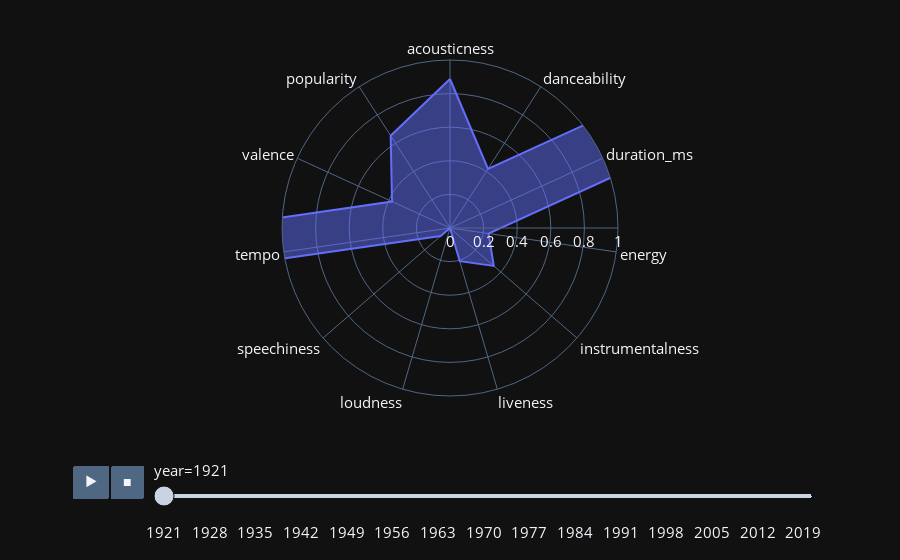

The cell this chart's notebook holds for it:
### Markdown cell above
Compare the characteristics of music every 10 years.

### Code cell
import plotly.express as px

fig = px.line_polar(df_years, r="value",theta="variable",line_close=True,
            animation_frame="year",template="plotly_dark",range_r = (0,1))
fig.update_traces(fill='toself')
fig.update_layout(font_size=15)
fig.show()

### Figure 1 — Plotly figure (JSON) as saved in the notebook; plotly's stock layout.template omitted (floating-point values rounded to 4 significant figures)
{"data": [{"fill": "toself", "hovertemplate": "year=1921<br>value=%{r}<br>variable=%{theta}<extra></extra>", "legendgroup": "", "line": {"color": "#636efa", "dash": "solid"}, "mode": "lines", "name": "", "r": [0.8869, 0.4186, 260500.0, 0.2318, 0.3449, 0.2057, -17.05, 0.07366, 101.5, 0.3793, 0.6533, 0.8869], "showlegend": false, "subplot": "polar", "theta": ["acousticness", "danceability", "duration_ms", "energy", "instrumentalness", "liveness", "loudness", "speechiness", "tempo", "valence", "popularity", "acousticness"], "type": "scatterpolar"}], "layout": {"font": {"size": 15}, "legend": {"tracegroupgap": 0}, "margin": {"t": 60}, "polar": {"angularaxis": {"direction": "clockwise", "rotation": 90}, "domain": {"x": [0, 1], "y": [0, 1]}, "radialaxis": {"range": [0, 1]}}, "sliders": [{"active": 0, "currentvalue": {"prefix": "year="}, "len": 0.9, "pad": {"b": 10, "t": 60}, "steps": [{"args": [["1921"], {"frame": {"duration": 0, "redraw": true}, "fromcurrent": true, "mode": "immediate", "transition": {"duration": 0, "easing": "linear"}}], "label": "1921", "method": "animate"}, {"args": [["1922"], {"frame": {"duration": 0, "redraw": true}, "fromcurrent": true, "mode": "immediate", "transition": {"duration": 0, "easing": "linear"}}], "label": "1922", "method": "animate"}, {"args": [["1923"], {"frame": {"duration": 0, "redraw": true}, "fromcurrent": true, "mode": "immediate", "transition": {"duration": 0, "easing": "linear"}}], "label": "1923", "method": "animate"}, {"args": [["1924"], {"frame": {"duration": 0, "redraw": true}, "fromcurrent": true, "mode": "immediate", "transition": {"duration": 0, "easing": "linear"}}], "label": "1924", "method": "animate"}, {"args": [["1925"], {"frame": {"duration": 0, "redraw": true}, "fromcurrent": true, "mode": "immediate", "transition": {"duration": 0, "easing": "linear"}}], "label": "1925", "method": "animate"}, {"args": [["1926"], {"frame": {"duration": 0, "redraw": true}, "fromcurrent": true, "mode": "immediate", "transition": {"duration": 0, "easing": "linear"}}], "label": "1926", "method": "animate"}, {"args": [["1927"], {"frame": {"duration": 0, "redraw": true}, "fromcurrent": true, "mode": "immediate", "transition": {"duration": 0, "easing": "linear"}}], "label": "1927", "method": "animate"}, {"args": [["1928"], {"frame": {"duration": 0, "redraw": true}, "fromcurrent": true, "mode": "immediate", "transition": {"duration": 0, "easing": "linear"}}], "label": "1928", "method": "animate"}, {"args": [["1929"], {"frame": {"duration": 0, "redraw": true}, "fromcurrent": true, "mode": "immediate", "transition": {"duration": 0, "easing": "linear"}}], "label": "1929", "method": "animate"}, {"args": [["1930"], {"frame": {"duration": 0, "redraw": true}, "fromcurrent": true, "mode": "immediate", "transition": {"duration": 0, "easing": "linear"}}], "label": "1930", "method": "animate"}, {"args": [["1931"], {"frame": {"duration": 0, "redraw": true}, "fromcurrent": true, "mode": "immediate", "transition": {"duration": 0, "easing": "linear"}}], "label": "1931", "method": "animate"}, {"args": [["1932"], {"frame": {"duration": 0, "redraw": true}, "fromcurrent": true, "mode": "immediate", "transition": {"duration": 0, "easing": "linear"}}], "label": "1932", "method": "animate"}, {"args": [["1933"], {"frame": {"duration": 0, "redraw": true}, "fromcurrent": true, "mode": "immediate", "transition": {"duration": 0, "easing": "linear"}}], "label": "1933", "method": "animate"}, {"args": [["1934"], {"frame": {"duration": 0, "redraw": true}, "fromcurrent": true, "mode": "immediate", "transition": {"duration": 0, "easing": "linear"}}], "label": "1934", "method": "animate"}, {"args": [["1935"], {"frame": {"duration": 0, "redraw": true}, "fromcurrent": true, "mode": "immediate", "transition": {"duration": 0, "easing": "linear"}}], "label": "1935", "method": "animate"}, {"args": [["1936"], {"frame": {"duration": 0, "redraw": true}, "fromcurrent": true, "mode": "immediate", "transition": {"duration": 0, "easing": "linear"}}], "label": "1936", "method": "animate"}, {"args": [["1937"], {"frame": {"duration": 0, "redraw": true}, "fromcurrent": true, "mode": "immediate", "transition": {"duration": 0, "easing": "linear"}}], "label": "1937", "method": "animate"}, {"args": [["1938"], {"frame": {"duration": 0, "redraw": true}, "fromcurrent": true, "mode": "immediate", "transition": {"duration": 0, "easing": "linear"}}], "label": "1938", "method": "animate"}, {"args": [["1939"], {"frame": {"duration": 0, "redraw": true}, "fromcurrent": true, "mode": "immediate", "transition": {"duration": 0, "easing": "linear"}}], "label": "1939", "method": "animate"}, {"args": [["1940"], {"frame": {"duration": 0, "redraw": true}, "fromcurrent": true, "mode": "immediate", "transition": {"duration": 0, "easing": "linear"}}], "label": "1940", "method": "animate"}, {"args": [["1941"], {"frame": {"duration": 0, "redraw": true}, "fromcurrent": true, "mode": "immediate", "transition": {"duration": 0, "easing": "linear"}}], "label": "1941", "method": "animate"}, {"args": [["1942"], {"frame": {"duration": 0, "redraw": true}, "fromcurrent": true, "mode": "immediate", "transition": {"duration": 0, "easing": "linear"}}], "label": "1942", "method": "animate"}, {"args": [["1943"], {"frame": {"duration": 0, "redraw": true}, "fromcurrent": true, "mode": "immediate", "transition": {"duration": 0, "easing": "linear"}}], "label": "1943", "method": "animate"}, {"args": [["1944"], {"frame": {"duration": 0, "redraw": true}, "fromcurrent": true, "mode": "immediate", "transition": {"duration": 0, "easing": "linear"}}], "label": "1944", "method": "animate"}, {"args": [["1945"], {"frame": {"duration": 0, "redraw": true}, "fromcurrent": true, "mode": "immediate", "transition": {"duration": 0, "easing": "linear"}}], "label": "1945", "method": "animate"}, {"args": [["1946"], {"frame": {"duration": 0, "redraw": true}, "fromcurrent": true, "mode": "immediate", "transition": {"duration": 0, "easing": "linear"}}], "label": "1946", "method": "animate"}, {"args": [["1947"], {"frame": {"duration": 0, "redraw": true}, "fromcurrent": true, "mode": "immediate", "transition": {"duration": 0, "easing": "linear"}}], "label": "1947", "method": "animate"}, {"args": [["1948"], {"frame": {"duration": 0, "redraw": true}, "fromcurrent": true, "mode": "immediate", "transition": {"duration": 0, "easing": "linear"}}], "label": "1948", "method": "animate"}, {"args": [["1949"], {"frame": {"duration": 0, "redraw": true}, "fromcurrent": true, "mode": "immediate", "transition": {"duration": 0, "easing": "linear"}}], "label": "1949", "method": "animate"}, {"args": [["1950"], {"frame": {"duration": 0, "redraw": true}, "fromcurrent": true, "mode": "immediate", "transition": {"duration": 0, "easing": "linear"}}], "label": "1950", "method": "animate"}, {"args": [["1951"], {"frame": {"duration": 0, "redraw": true}, "fromcurrent": true, "mode": "immediate", "transition": {"duration": 0, "easing": "linear"}}], "label": "1951", "method": "animate"}, {"args": [["1952"], {"frame": {"duration": 0, "redraw": true}, "fromcurrent": true, "mode": "immediate", "transition": {"duration": 0, "easing": "linear"}}], "label": "1952", "method": "animate"}, {"args": [["1953"], {"frame": {"duration": 0, "redraw": true}, "fromcurrent": true, "mode": "immediate", "transition": {"duration": 0, "easing": "linear"}}], "label": "1953", "method": "animate"}, {"args": [["1954"], {"frame": {"duration": 0, "redraw": true}, "fromcurrent": true, "mode": "immediate", "transition": {"duration": 0, "easing": "linear"}}], "label": "1954", "method": "animate"}, {"args": [["1955"], {"frame": {"duration": 0, "redraw": true}, "fromcurrent": true, "mode": "immediate", "transition": {"duration": 0, "easing": "linear"}}], "label": "1955", "method": "animate"}, {"args": [["1956"], {"frame": {"duration": 0, "redraw": true}, "fromcurrent": true, "mode": "immediate", "transition": {"duration": 0, "easing": "linear"}}], "label": "1956", "method": "animate"}, {"args": [["1957"], {"frame": {"duration": 0, "redraw": true}, "fromcurrent": true, "mode": "immediate", "transition": {"duration": 0, "easing": "linear"}}], "label": "1957", "method": "animate"}, {"args": [["1958"], {"frame": {"duration": 0, "redraw": true}, "fromcurrent": true, "mode": "immediate", "transition": {"duration": 0, "easing": "linear"}}], "label": "1958", "method": "animate"}, {"args": [["1959"], {"frame": {"duration": 0, "redraw": true}, "fromcurrent": true, "mode": "immediate", "transition": {"duration": 0, "easing": "linear"}}], "label": "1959", "method": "animate"}, {"args": [["1960"], {"frame": {"duration": 0, "redraw": true}, "fromcurrent": true, "mode": "immediate", "transition": {"duration": 0, "easing": "linear"}}], "label": "1960", "method": "animate"}, {"args": [["1961"], {"frame": {"duration": 0, "redraw": true}, "fromcurrent": true, "mode": "immediate", "transition": {"duration": 0, "easing": "linear"}}], "label": "1961", "method": "animate"}, {"args": [["1962"], {"frame": {"duration": 0, "redraw": true}, "fromcurrent": true, "mode": "immediate", "transition": {"duration": 0, "easing": "linear"}}], "label": "1962", "method": "animate"}, {"args": [["1963"], {"frame": {"duration": 0, "redraw": true}, "fromcurrent": true, "mode": "immediate", "transition": {"duration": 0, "easing": "linear"}}], "label": "1963", "method": "animate"}, {"args": [["1964"], {"frame": {"duration": 0, "redraw": true}, "fromcurrent": true, "mode": "immediate", "transition": {"duration": 0, "easing": "linear"}}], "label": "1964", "method": "animate"}, {"args": [["1965"], {"frame": {"duration": 0, "redraw": true}, "fromcurrent": true, "mode": "immediate", "transition": {"duration": 0, "easing": "linear"}}], "label": "1965", "method": "animate"}, {"args": [["1966"], {"frame": {"duration": 0, "redraw": true}, "fromcurrent": true, "mode": "immediate", "transition": {"duration": 0, "easing": "linear"}}], "label": "1966", "method": "animate"}, {"args": [["1967"], {"frame": {"duration": 0, "redraw": true}, "fromcurrent": true, "mode": "immediate", "transition": {"duration": 0, "easing": "linear"}}], "label": "1967", "method": "animate"}, {"args": [["1968"], {"frame": {"duration": 0, "redraw": true}, "fromcurrent": true, "mode": "immediate", "transition": {"duration": 0, "easing": "linear"}}], "label": "1968", "method": "animate"}, {"args": [["1969"], {"frame": {"duration": 0, "redraw": true}, "fromcurrent": true, "mode": "immediate", "transition": {"duration": 0, "easing": "linear"}}], "label": "1969", "method": "animate"}, {"args": [["1970"], {"frame": {"duration": 0, "redraw": true}, "fromcurrent": true, "mode": "immediate", "transition": {"duration": 0, "easing": "linear"}}], "label": "1970", "method": "animate"}, {"args": [["1971"], {"frame": {"duration": 0, "redraw": true}, "fromcurrent": true, "mode": "immediate", "transition": {"duration": 0, "easing": "linear"}}], "label": "1971", "method": "animate"}, {"args": [["1972"], {"frame": {"duration": 0, "redraw": true}, "fromcurrent": true, "mode": "immediate", "transition": {"duration": 0, "easing": "linear"}}], "label": "1972", "method": "animate"}, {"args": [["1973"], {"frame": {"duration": 0, "redraw": true}, "fromcurrent": true, "mode": "immediate", "transition": {"duration": 0, "easing": "linear"}}], "label": "1973", "method": "animate"}, {"args": [["1974"], {"frame": {"duration": 0, "redraw": true}, "fromcurrent": true, "mode": "immediate", "transition": {"duration": 0, "easing": "linear"}}], "label": "1974", "method": "animate"}, {"args": [["1975"], {"frame": {"duration": 0, "redraw": true}, "fromcurrent": true, "mode": "immediate", "transition": {"duration": 0, "easing": "linear"}}], "label": "1975", "method": "animate"}, {"args": [["1976"], {"frame": {"duration": 0, "redraw": true}, "fromcurrent": true, "mode": "immediate", "transition": {"duration": 0, "easing": "linear"}}], "label": "1976", "method": "animate"}, {"args": [["1977"], {"frame": {"duration": 0, "redraw": true}, "fromcurrent": true, "mode": "immediate", "transition": {"duration": 0, "easing": "linear"}}], "label": "1977", "method": "animate"}, {"args": [["1978"], {"frame": {"duration": 0, "redraw": true}, "fromcurrent": true, "mode": "immediate", "transition": {"duration": 0, "easing": "linear"}}], "label": "1978", "method": "animate"}, {"args": [["1979"], {"frame": {"duration": 0, "redraw": true}, "fromcurrent": true, "mode": "immediate", "transition": {"duration": 0, "easing": "linear"}}], "label": "1979", "method": "animate"}, {"args": [["1980"], {"frame": {"duration": 0, "redraw": true}, "fromcurrent": true, "mode": "immediate", "transition": {"duration": 0, "easing": "linear"}}], "label": "1980", "method": "animate"}, {"args": [["1981"], {"frame": {"duration": 0, "redraw": true}, "fromcurrent": true, "mode": "immediate", "transition": {"duration": 0, "easing": "linear"}}], "label": "1981", "method": "animate"}, {"args": [["1982"], {"frame": {"duration": 0, "redraw": true}, "fromcurrent": true, "mode": "immediate", "transition": {"duration": 0, "easing": "linear"}}], "label": "1982", "method": "animate"}, {"args": [["1983"], {"frame": {"duration": 0, "redraw": true}, "fromcurrent": true, "mode": "immediate", "transition": {"duration": 0, "easing": "linear"}}], "label": "1983", "method": "animate"}, {"args": [["1984"], {"frame": {"duration": 0, "redraw": true}, "fromcurrent": true, "mode": "immediate", "transition": {"duration": 0, "easing": "linear"}}], "label": "1984", "method": "animate"}, {"args": [["1985"], {"frame": {"duration": 0, "redraw": true}, "fromcurrent": true, "mode": "immediate", "transition": {"duration": 0, "easing": "linear"}}], "label": "1985", "method": "animate"}, {"args": [["1986"], {"frame": {"duration": 0, "redraw": true}, "fromcurrent": true, "mode": "immediate", "transition": {"duration": 0, "easing": "linear"}}], "label": "1986", "method": "animate"}, {"args": [["1987"], {"frame": {"duration": 0, "redraw": true}, "fromcurrent": true, "mode": "immediate", "transition": {"duration": 0, "easing": "linear"}}], "label": "1987", "method": "animate"}, {"args": [["1988"], {"frame": {"duration": 0, "redraw": true}, "fromcurrent": true, "mode": "immediate", "transition": {"duration": 0, "easing": "linear"}}], "label": "1988", "method": "animate"}, {"args": [["1989"], {"frame": {"duration": 0, "redraw": true}, "fromcurrent": true, "mode": "immediate", "transition": {"duration": 0, "easing": "linear"}}], "label": "1989", "method": "animate"}, {"args": [["1990"], {"frame": {"duration": 0, "redraw": true}, "fromcurrent": true, "mode": "immediate", "transition": {"duration": 0, "easing": "linear"}}], "label": "1990", "method": "animate"}, {"args": [["1991"], {"frame": {"duration": 0, "redraw": true}, "fromcurrent": true, "mode": "immediate", "transition": {"duration": 0, "easing": "linear"}}], "label": "1991", "method": "animate"}, {"args": [["1992"], {"frame": {"duration": 0, "redraw": true}, "fromcurrent": true, "mode": "immediate", "transition": {"duration": 0, "easing": "linear"}}], "label": "1992", "method": "animate"}, {"args": [["1993"], {"frame": {"duration": 0, "redraw": true}, "fromcurrent": true, "mode": "immediate", "transition": {"duration": 0, "easing": "linear"}}], "label": "1993", "method": "animate"}, {"args": [["1994"], {"frame": {"duration": 0, "redraw": true}, "fromcurrent": true, "mode": "immediate", "transition": {"duration": 0, "easing": "linear"}}], "label": "1994", "method": "animate"}, {"args": [["1995"], {"frame": {"duration": 0, "redraw": true}, "fromcurrent": true, "mode": "immediate", "transition": {"duration": 0, "easing": "linear"}}], "label": "1995", "method": "animate"}, {"args": [["1996"], {"frame": {"duration": 0, "redraw": true}, "fromcurrent": true, "mode": "immediate", "transition": {"duration": 0, "easing": "linear"}}], "label": "1996", "method": "animate"}, {"args": [["1997"], {"frame": {"duration": 0, "redraw": true}, "fromcurrent": true, "mode": "immediate", "transition": {"duration": 0, "easing": "linear"}}], "label": "1997", "method": "animate"}, {"args": [["1998"], {"frame": {"duration": 0, "redraw": true}, "fromcurrent": true, "mode": "immediate", "transition": {"duration": 0, "easing": "linear"}}], "label": "1998", "method": "animate"}, {"args": [["1999"], {"frame": {"duration": 0, "redraw": true}, "fromcurrent": true, "mode": "immediate", "transition": {"duration": 0, "easing": "linear"}}], "label": "1999", "method": "animate"}, {"args": [["2000"], {"frame": {"duration": 0, "redraw": true}, "fromcurrent": true, "mode": "immediate", "transition": {"duration": 0, "easing": "linear"}}], "label": "2000", "method": "animate"}, {"args": [["2001"], {"frame": {"duration": 0, "redraw": true}, "fromcurrent": true, "mode": "immediate", "transition": {"duration": 0, "easing": "linear"}}], "label": "2001", "method": "animate"}, {"args": [["2002"], {"frame": {"duration": 0, "redraw": true}, "fromcurrent": true, "mode": "immediate", "transition": {"duration": 0, "easing": "linear"}}], "label": "2002", "method": "animate"}, {"args": [["2003"], {"frame": {"duration": 0, "redraw": true}, "fromcurrent": true, "mode": "immediate", "transition": {"duration": 0, "easing": "linear"}}], "label": "2003", "method": "animate"}, {"args": [["2004"], {"frame": {"duration": 0, "redraw": true}, "fromcurrent": true, "mode": "immediate", "transition": {"duration": 0, "easing": "linear"}}], "label": "2004", "method": "animate"}, {"args": [["2005"], {"frame": {"duration": 0, "redraw": true}, "fromcurrent": true, "mode": "immediate", "transition": {"duration": 0, "easing": "linear"}}], "label": "2005", "method": "animate"}, {"args": [["2006"], {"frame": {"duration": 0, "redraw": true}, "fromcurrent": true, "mode": "immediate", "transition": {"duration": 0, "easing": "linear"}}], "label": "2006", "method": "animate"}, {"args": [["2007"], {"frame": {"duration": 0, "redraw": true}, "fromcurrent": true, "mode": "immediate", "transition": {"duration": 0, "easing": "linear"}}], "label": "2007", "method": "animate"}, {"args": [["2008"], {"frame": {"duration": 0, "redraw": true}, "fromcurrent": true, "mode": "immediate", "transition": {"duration": 0, "easing": "linear"}}], "label": "2008", "method": "animate"}, {"args": [["2009"], {"frame": {"duration": 0, "redraw": true}, "fromcurrent": true, "mode": "immediate", "transition": {"duration": 0, "easing": "linear"}}], "label": "2009", "method": "animate"}, {"args": [["2010"], {"frame": {"duration": 0, "redraw": true}, "fromcurrent": true, "mode": "immediate", "transition": {"duration": 0, "easing": "linear"}}], "label": "2010", "method": "animate"}, {"args": [["2011"], {"frame": {"duration": 0, "redraw": true}, "fromcurrent": true, "mode": "immediate", "transition": {"duration": 0, "easing": "linear"}}], "label": "2011", "method": "animate"}, {"args": [["2012"], {"frame": {"duration": 0, "redraw": true}, "fromcurrent": true, "mode": "immediate", "transition": {"duration": 0, "easing": "linear"}}], "label": "2012", "method": "animate"}, {"args": [["2013"], {"frame": {"duration": 0, "redraw": true}, "fromcurrent": true, "mode": "immediate", "transition": {"duration": 0, "easing": "linear"}}], "label": "2013", "method": "animate"}, {"args": [["2014"], {"frame": {"duration": 0, "redraw": true}, "fromcurrent": true, "mode": "immediate", "transition": {"duration": 0, "easing": "linear"}}], "label": "2014", "method": "animate"}, {"args": [["2015"], {"frame": {"duration": 0, "redraw": true}, "fromcurrent": true, "mode": "immediate", "transition": {"duration": 0, "easing": "linear"}}], "label": "2015", "method": "animate"}, {"args": [["2016"], {"frame": {"duration": 0, "redraw": true}, "fromcurrent": true, "mode": "immediate", "transition": {"duration": 0, "easing": "linear"}}], "label": "2016", "method": "animate"}, {"args": [["2017"], {"frame": {"duration": 0, "redraw": true}, "fromcurrent": true, "mode": "immediate", "transition": {"duration": 0, "easing": "linear"}}], "label": "2017", "method": "animate"}, {"args": [["2018"], {"frame": {"duration": 0, "redraw": true}, "fromcurrent": true, "mode": "immediate", "transition": {"duration": 0, "easing": "linear"}}], "label": "2018", "method": "animate"}, {"args": [["2019"], {"frame": {"duration": 0, "redraw": true}, "fromcurrent": true, "mode": "immediate", "transition": {"duration": 0, "easing": "linear"}}], "label": "2019", "method": "animate"}, {"args": [["2020"], {"frame": {"duration": 0, "redraw": true}, "fromcurrent": true, "mode": "immediate", "transition": {"duration": 0, "easing": "linear"}}], "label": "2020", "method": "animate"}], "x": 0.1, "xanchor": "left", "y": 0, "yanchor": "top"}], "updatemenus": [{"buttons": [{"args": [null, {"frame": {"duration": 500, "redraw": true}, "fromcurrent": true, "mode": "immediate", "transition": {"duration": 500, "easing": "linear"}}], "label": "&#9654;", "method": "animate"}, {"args": [[null], {"frame": {"duration": 0, "redraw": true}, "fromcurrent": true, "mode": "immediate", "transition": {"duration": 0, "easing": "linear"}}], "label": "&#9724;", "method": "animate"}], "direction": "left", "pad": {"r": 10, "t": 70}, "showactive": false, "type": "buttons", "x": 0.1, "xanchor": "right", "y": 0, "yanchor": "top"}]}}
